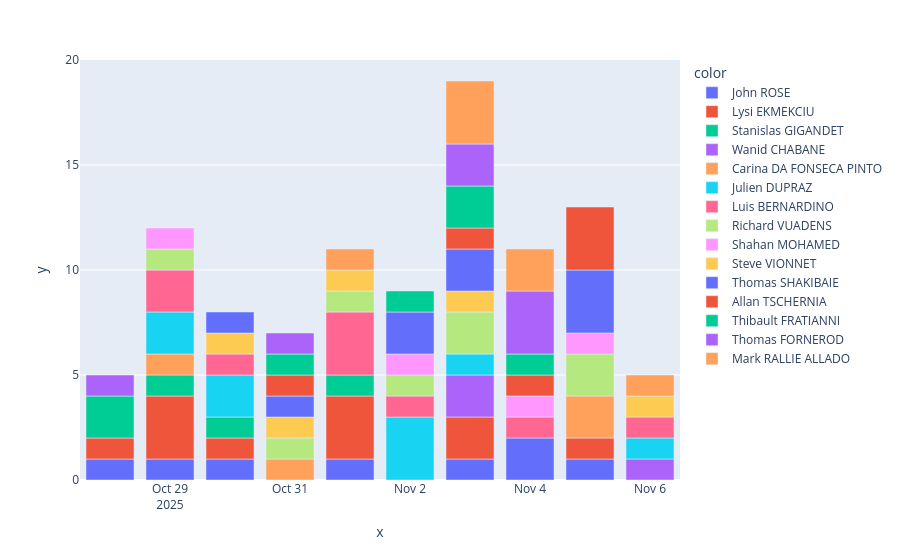

This figure's notebook cell:
### Code cell
post_per_authors_date_bar = px.bar(
  post_per_authors_and_date, 
  x=post_per_authors_and_date.index.get_level_values(0), 
  y=post_per_authors_and_date.values, 
  color=post_per_authors_and_date.index.get_level_values(1)
)
post_per_authors_date_bar

### Figure 1 — Plotly figure (JSON) as saved in the notebook; plotly's stock layout.template omitted (floating-point values rounded to 4 significant figures)
{"data": [{"hovertemplate": "color=John ROSE<br>x=%{x}<br>y=%{y}<extra></extra>", "legendgroup": "John ROSE", "marker": {"color": "#636efa", "pattern": {"shape": ""}}, "name": "John ROSE", "orientation": "v", "showlegend": true, "textposition": "auto", "type": "bar", "x": ["2025-10-28", "2025-10-29", "2025-10-30", "2025-11-01", "2025-11-03", "2025-11-04", "2025-11-05"], "xaxis": "x", "y": [1, 1, 1, 1, 1, 2, 1], "yaxis": "y"}, {"hovertemplate": "color=Lysi EKMEKCIU<br>x=%{x}<br>y=%{y}<extra></extra>", "legendgroup": "Lysi EKMEKCIU", "marker": {"color": "#EF553B", "pattern": {"shape": ""}}, "name": "Lysi EKMEKCIU", "orientation": "v", "showlegend": true, "textposition": "auto", "type": "bar", "x": ["2025-10-28", "2025-10-29", "2025-10-30", "2025-11-01", "2025-11-03", "2025-11-05"], "xaxis": "x", "y": [1, 3, 1, 3, 2, 1], "yaxis": "y"}, {"hovertemplate": "color=Stanislas GIGANDET<br>x=%{x}<br>y=%{y}<extra></extra>", "legendgroup": "Stanislas GIGANDET", "marker": {"color": "#00cc96", "pattern": {"shape": ""}}, "name": "Stanislas GIGANDET", "orientation": "v", "showlegend": true, "textposition": "auto", "type": "bar", "x": ["2025-10-28", "2025-10-29", "2025-10-30", "2025-11-01"], "xaxis": "x", "y": [2, 1, 1, 1], "yaxis": "y"}, {"hovertemplate": "color=Wanid CHABANE<br>x=%{x}<br>y=%{y}<extra></extra>", "legendgroup": "Wanid CHABANE", "marker": {"color": "#ab63fa", "pattern": {"shape": ""}}, "name": "Wanid CHABANE", "orientation": "v", "showlegend": true, "textposition": "auto", "type": "bar", "x": ["2025-10-28", "2025-11-03", "2025-11-06"], "xaxis": "x", "y": [1, 2, 1], "yaxis": "y"}, {"hovertemplate": "color=Carina DA FONSECA PINTO<br>x=%{x}<br>y=%{y}<extra></extra>", "legendgroup": "Carina DA FONSECA PINTO", "marker": {"color": "#FFA15A", "pattern": {"shape": ""}}, "name": "Carina DA FONSECA PINTO", "orientation": "v", "showlegend": true, "textposition": "auto", "type": "bar", "x": ["2025-10-29", "2025-10-31", "2025-11-05"], "xaxis": "x", "y": [1, 1, 2], "yaxis": "y"}, {"hovertemplate": "color=Julien DUPRAZ<br>x=%{x}<br>y=%{y}<extra></extra>", "legendgroup": "Julien DUPRAZ", "marker": {"color": "#19d3f3", "pattern": {"shape": ""}}, "name": "Julien DUPRAZ", "orientation": "v", "showlegend": true, "textposition": "auto", "type": "bar", "x": ["2025-10-29", "2025-10-30", "2025-11-02", "2025-11-03", "2025-11-06"], "xaxis": "x", "y": [2, 2, 3, 1, 1], "yaxis": "y"}, {"hovertemplate": "color=Luis BERNARDINO<br>x=%{x}<br>y=%{y}<extra></extra>", "legendgroup": "Luis BERNARDINO", "marker": {"color": "#FF6692", "pattern": {"shape": ""}}, "name": "Luis BERNARDINO", "orientation": "v", "showlegend": true, "textposition": "auto", "type": "bar", "x": ["2025-10-29", "2025-10-30", "2025-11-01", "2025-11-02", "2025-11-04", "2025-11-06"], "xaxis": "x", "y": [2, 1, 3, 1, 1, 1], "yaxis": "y"}, {"hovertemplate": "color=Richard VUADENS<br>x=%{x}<br>y=%{y}<extra></extra>", "legendgroup": "Richard VUADENS", "marker": {"color": "#B6E880", "pattern": {"shape": ""}}, "name": "Richard VUADENS", "orientation": "v", "showlegend": true, "textposition": "auto", "type": "bar", "x": ["2025-10-29", "2025-10-31", "2025-11-01", "2025-11-02", "2025-11-03", "2025-11-05"], "xaxis": "x", "y": [1, 1, 1, 1, 2, 2], "yaxis": "y"}, {"hovertemplate": "color=Shahan MOHAMED<br>x=%{x}<br>y=%{y}<extra></extra>", "legendgroup": "Shahan MOHAMED", "marker": {"color": "#FF97FF", "pattern": {"shape": ""}}, "name": "Shahan MOHAMED", "orientation": "v", "showlegend": true, "textposition": "auto", "type": "bar", "x": ["2025-10-29", "2025-11-02", "2025-11-04", "2025-11-05"], "xaxis": "x", "y": [1, 1, 1, 1], "yaxis": "y"}, {"hovertemplate": "color=Steve VIONNET<br>x=%{x}<br>y=%{y}<extra></extra>", "legendgroup": "Steve VIONNET", "marker": {"color": "#FECB52", "pattern": {"shape": ""}}, "name": "Steve VIONNET", "orientation": "v", "showlegend": true, "textposition": "auto", "type": "bar", "x": ["2025-10-30", "2025-10-31", "2025-11-01", "2025-11-03", "2025-11-06"], "xaxis": "x", "y": [1, 1, 1, 1, 1], "yaxis": "y"}, {"hovertemplate": "color=Thomas SHAKIBAIE<br>x=%{x}<br>y=%{y}<extra></extra>", "legendgroup": "Thomas SHAKIBAIE", "marker": {"color": "#636efa", "pattern": {"shape": ""}}, "name": "Thomas SHAKIBAIE", "orientation": "v", "showlegend": true, "textposition": "auto", "type": "bar", "x": ["2025-10-30", "2025-10-31", "2025-11-02", "2025-11-03", "2025-11-05"], "xaxis": "x", "y": [1, 1, 2, 2, 3], "yaxis": "y"}, {"hovertemplate": "color=Allan TSCHERNIA<br>x=%{x}<br>y=%{y}<extra></extra>", "legendgroup": "Allan TSCHERNIA", "marker": {"color": "#EF553B", "pattern": {"shape": ""}}, "name": "Allan TSCHERNIA", "orientation": "v", "showlegend": true, "textposition": "auto", "type": "bar", "x": ["2025-10-31", "2025-11-03", "2025-11-04", "2025-11-05"], "xaxis": "x", "y": [1, 1, 1, 3], "yaxis": "y"}, {"hovertemplate": "color=Thibault FRATIANNI<br>x=%{x}<br>y=%{y}<extra></extra>", "legendgroup": "Thibault FRATIANNI", "marker": {"color": "#00cc96", "pattern": {"shape": ""}}, "name": "Thibault FRATIANNI", "orientation": "v", "showlegend": true, "textposition": "auto", "type": "bar", "x": ["2025-10-31", "2025-11-02", "2025-11-03", "2025-11-04"], "xaxis": "x", "y": [1, 1, 2, 1], "yaxis": "y"}, {"hovertemplate": "color=Thomas FORNEROD<br>x=%{x}<br>y=%{y}<extra></extra>", "legendgroup": "Thomas FORNEROD", "marker": {"color": "#ab63fa", "pattern": {"shape": ""}}, "name": "Thomas FORNEROD", "orientation": "v", "showlegend": true, "textposition": "auto", "type": "bar", "x": ["2025-10-31", "2025-11-03", "2025-11-04"], "xaxis": "x", "y": [1, 2, 3], "yaxis": "y"}, {"hovertemplate": "color=Mark RALLIE ALLADO<br>x=%{x}<br>y=%{y}<extra></extra>", "legendgroup": "Mark RALLIE ALLADO", "marker": {"color": "#FFA15A", "pattern": {"shape": ""}}, "name": "Mark RALLIE ALLADO", "orientation": "v", "showlegend": true, "textposition": "auto", "type": "bar", "x": ["2025-11-01", "2025-11-03", "2025-11-04", "2025-11-06"], "xaxis": "x", "y": [1, 3, 2, 1], "yaxis": "y"}], "layout": {"barmode": "relative", "legend": {"title": {"text": "color"}, "tracegroupgap": 0}, "margin": {"t": 60}, "xaxis": {"anchor": "y", "domain": [0, 1], "title": {"text": "x"}}, "yaxis": {"anchor": "x", "domain": [0, 1], "title": {"text": "y"}}}}
